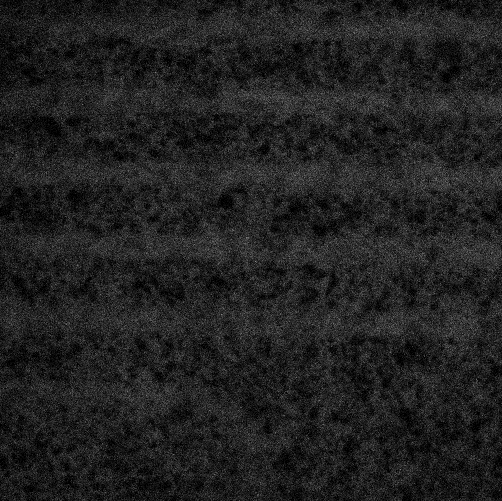
#> input picture Yuewen/25uM_Transferrin_resistance.tif, 1004 x 1002 px (shown at 1/2 size)
$ python test_2.py
#> lines starting #> are read from the running program, lines starting #| are printed output that depends on the picture
### background_rm.py
# -*- coding: utf-8 -*-
"""
Created on Tue Jun  7 16:13:14 2016

@author: quentinpeter

This scripts automates the background removal

Copyright (C) 2016  Quentin Peter

This program is free software: you can redistribute it and/or modify
it under the terms of the GNU General Public License as published by
the Free Software Foundation, either version 3 of the License, or
(at your option) any later version.

This program is distributed in the hope that it will be useful,
but WITHOUT ANY WARRANTY; without even the implied warranty of
MERCHANTABILITY or FITNESS FOR A PARTICULAR PURPOSE.  See the
GNU General Public License for more details.

You should have received a copy of the GNU General Public License
along with this program.  If not, see <http://www.gnu.org/licenses/>.
"""
import image_registration.image as ir
import image_registration.channel as cr
import numpy as np
import cv2
from scipy.special import erfinv
import warnings
warnings.filterwarnings('ignore', 'Mean of empty slice',RuntimeWarning)
warnings.filterwarnings('ignore', 'invalid value encountered in less',RuntimeWarning)
import scipy
import scipy.ndimage.measurements as msr
sobel = scipy.ndimage.filters.sobel

# [346 lines left out: functions remove_curve_background, same_size, backgroundTreshold, getCircle, backgroundMask, signalMask and 1 more, not called in this run]

def getidx(y,x, deg=2):
    """function to order powers in psize"""
    return ((2*(deg+1)+1)*y-y**2)//2+x

#@profile
# [184 lines left out: functions polyfit2dcoeff, getPeaks, not called in this run]

### test_2.py
# -*- coding: utf-8 -*-
"""
test with other set of images

Copyright (C) 2016  Quentin Peter

This program is free software: you can redistribute it and/or modify
it under the terms of the GNU General Public License as published by
the Free Software Foundation, either version 3 of the License, or
(at your option) any later version.

This program is distributed in the hope that it will be useful,
but WITHOUT ANY WARRANTY; without even the implied warranty of
MERCHANTABILITY or FITNESS FOR A PARTICULAR PURPOSE.  See the
GNU General Public License for more details.

You should have received a copy of the GNU General Public License
along with this program.  If not, see <http://www.gnu.org/licenses/>.
"""

#%% Imports
from matplotlib.pyplot import figure, plot, imshow, show,close,semilogy
from matplotlib.pyplot import hold, hist, colorbar
import matplotlib.pyplot as plt
import matplotlib.image as mpimg
import numpy as np
import image_registration.image as ir
import image_registration.channel as cr
import background_rm as rmbg
import importlib
import cv2
from scipy.special import erfinv
from skimage.filters import threshold_otsu
import warnings

def printInfo(d,m):
    print('mean',d[m].mean(),
          'std',d[m].std(),
          'std/SQRT(N)',d[m].std()/np.sqrt(m.sum()))
#%% Reload if changed

importlib.reload(rmbg)

#%% load images
im=mpimg.imread('Yuewen/25uM_Transferrin_resistance.tif')
#> im is the input picture: shape (1002, 1004) uint16; min 0, max 1889, mean 357.6
bg=mpimg.imread('Yuewen/bg_resistance.tif')
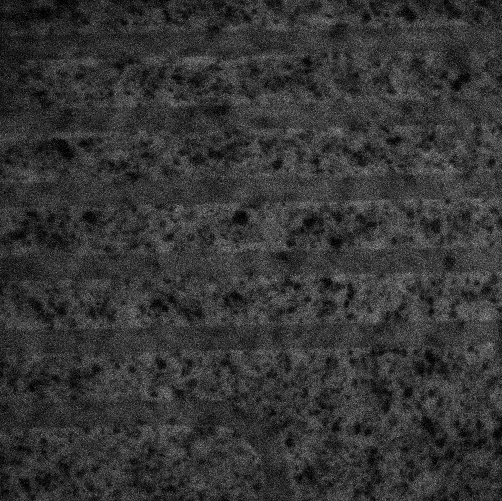
#> input picture Yuewen/bg_resistance.tif, 1004 x 1002 px (shown at 1/2 size)
#> bg is the input picture: shape (1002, 1004) uint16; min 0, max 2506, mean 602.9

#%%
rmbg.polyfit2d(bg)
#> in polyfit2dcoeff, `valid=np.isfinite(im)`: valid: shape (1002, 1004) bool; every value is 1
#> after the loop in polyfit2dcoeff, `for yp in range(deg*2+1):`:
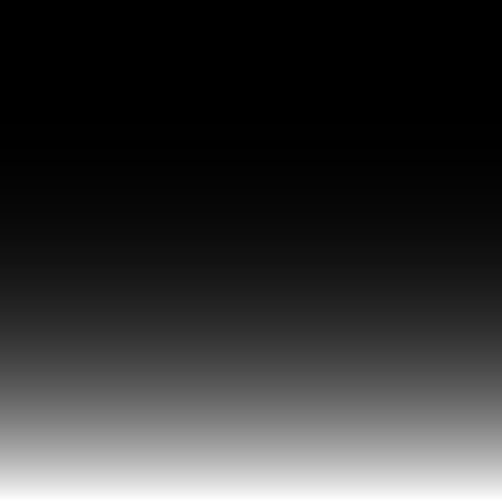
#> vtmp: shape (1002, 1004) float32 (shown at 1/2 size); min 0, max 1e+12, mean 2.01e+11; drawn with min black and max white
#> after the loop in polyfit2dcoeff, `for yp in range(deg*2+1):`: vtmpmasked: shape (1002, 1004) float32; every value is 0
#> in polyfit2dcoeff, `b=np.dot(np.reshape(vandermasked,(vandermasked.shape[0],-1)), np.resha..`: b = [606495040, 3.15e+11, 2.13e+14, 3.04e+11, 1.57e+14, 2e+14]
#> in polyfit2dcoeff, `c=np.linalg.solve(A, b)`: c = [362.3, 0.508, -0.000289, 0.582, -0.000172, -0.000494]
#> the loop in polyfit2d, `for coeff, mat in zip(c,vander):` made 6 passes
#> pass 2, in polyfit2d, `ret+=coeff*mat`:
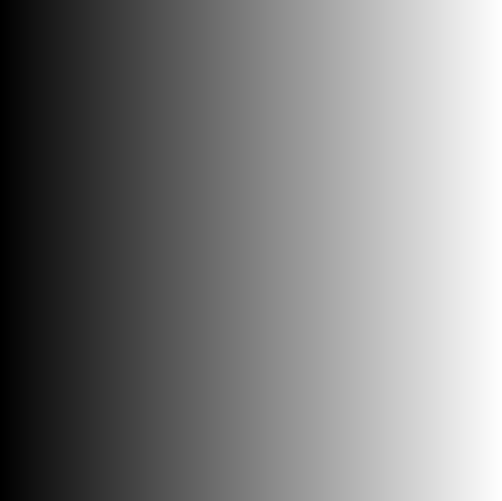
#> ret: shape (1002, 1004) float32 (shown at 1/2 size); min 362.3, max 871.7, mean 617; drawn with min black and max white
#> pass 3, in polyfit2d, `ret+=coeff*mat`:
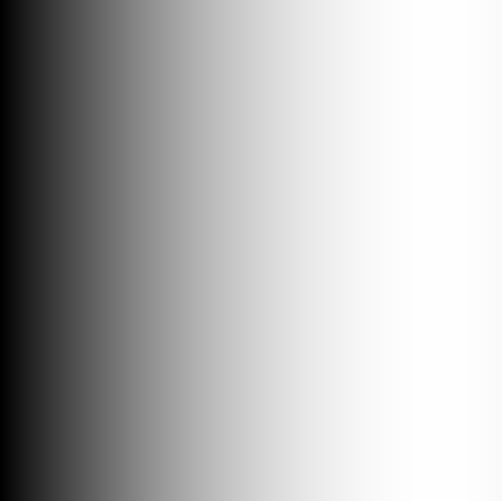
#> ret: shape (1002, 1004) float32 (shown at 1/2 size); min 362.3, max 585.4, mean 520; drawn with min black and max white
#> after the loop in polyfit2d, `for coeff, mat in zip(c,vander):`:
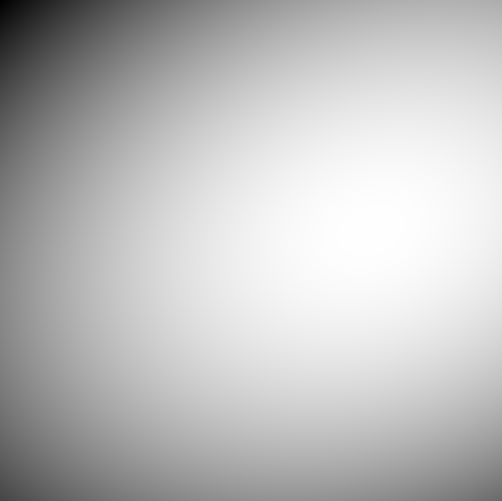
#> ret: shape (1002, 1004) float32 (shown at 1/2 size); min 362.3, max 684.4, mean 602.9; drawn with min black and max white
#%%
#> (the run stopped early here; a loop or call above may not have finished)
